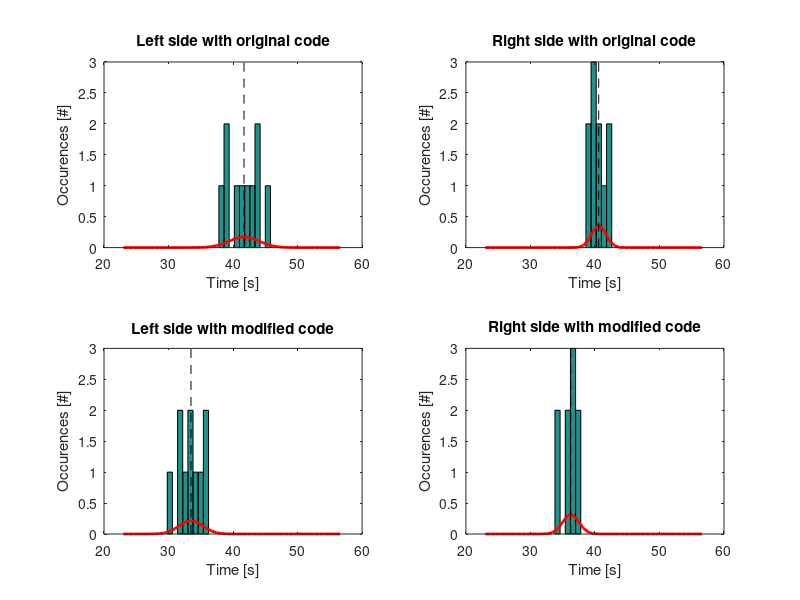

Here is the MATLAB script that generated this plot:
clear all
close all
clc


%% Left side run with modified code
clc
lm = csvread('left_mod.dat');

%normplot(lm)

pd = fitdist(lm,'Normal')

x = 23:0.8:57;
y = pdf(pd,x);


figure(1);
subplot(2,2,3)

hist(lm,x)
hold on
plot(x,y,'LineWidth',2,'Color','r')
title('Left side with modified code')

xlabel('Time [s]')
ylabel('Occurences [#]')

line([pd.mu pd.mu],[0 3],'LineStyle','--','Color','k');
%xlim([8.5 15])
hold off

%% Left side run with original code
clc
lm = csvread('left.dat');

%normplot(lm)

pd = fitdist(lm,'Normal')

x = 23:0.8:57;
y = pdf(pd,x);

subplot(2,2,1)
hist(lm,x)
hold on
plot(x,y,'LineWidth',2,'Color','r')
line([pd.mu pd.mu],[0 3],'LineStyle','--','Color','k');
title('Left side with original code')

xlabel('Time [s]')
ylabel('Occurences [#]')

%xlim([8.5 15])
hold off

%% Right side run with modified code
clc
lm = csvread('right_mod.dat');

%normplot(lm)

pd = fitdist(lm,'Normal')

x = 23:0.8:57;
y = pdf(pd,x);

subplot(2,2,4)
hist(lm,x)
hold on
plot(x,y,'LineWidth',2,'Color','r')
line([pd.mu pd.mu],[0 3],'LineStyle','--','Color','k');
title('Right side with modified code')

xlabel('Time [s]')
ylabel('Occurences [#]')

%xlim([8.5 15])
hold off
%% Right side run with original code
clc
lm = csvread('right.dat');

%normplot(lm)

pd = fitdist(lm,'Normal')

x = 23:0.8:57;
y = pdf(pd,x);

subplot(2,2,2)
hist(lm,x)
hold on
plot(x,y,'LineWidth',2,'Color','r')
line([pd.mu pd.mu],[0 3],'LineStyle','--','Color','k');
title('Right side with original code')

xlabel('Time [s]')
ylabel('Occurences [#]')

%xlim([8.5 15])
hold off
